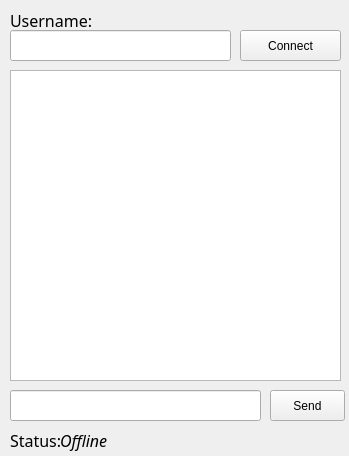
<?xml version="1.0" encoding="UTF-8"?>
<ui version="4.0">
 <class>MainWindow</class>
 <widget class="QMainWindow" name="MainWindow">
  <property name="geometry">
   <rect>
    <x>0</x>
    <y>0</y>
    <width>349</width>
    <height>456</height>
   </rect>
  </property>
  <property name="windowTitle">
   <string>Corporative Chat 1.0</string>
  </property>
  <widget class="QWidget" name="centralwidget">
   <widget class="QLineEdit" name="messageLineEdit">
    <property name="geometry">
     <rect>
      <x>10</x>
      <y>390</y>
      <width>251</width>
      <height>31</height>
     </rect>
    </property>
   </widget>
   <widget class="QListView" name="messageList">
    <property name="geometry">
     <rect>
      <x>10</x>
      <y>70</y>
      <width>331</width>
      <height>311</height>
     </rect>
    </property>
   </widget>
   <widget class="QPushButton" name="sendButton">
    <property name="geometry">
     <rect>
      <x>270</x>
      <y>390</y>
      <width>75</width>
      <height>31</height>
     </rect>
    </property>
    <property name="text">
     <string>Send</string>
    </property>
   </widget>
   <widget class="QLineEdit" name="userLineEdit">
    <property name="geometry">
     <rect>
      <x>10</x>
      <y>30</y>
      <width>221</width>
      <height>31</height>
     </rect>
    </property>
   </widget>
   <widget class="QPushButton" name="connectButton">
    <property name="geometry">
     <rect>
      <x>240</x>
      <y>30</y>
      <width>101</width>
      <height>31</height>
     </rect>
    </property>
    <property name="text">
     <string>Connect</string>
    </property>
   </widget>
   <widget class="QLabel" name="statusLabel">
    <property name="geometry">
     <rect>
      <x>10</x>
      <y>430</y>
      <width>61</width>
      <height>21</height>
     </rect>
    </property>
    <property name="font">
     <font>
      <family>Trebuchet MS</family>
      <pointsize>12</pointsize>
     </font>
    </property>
    <property name="text">
     <string>Status:</string>
    </property>
   </widget>
   <widget class="QLabel" name="onlineLabel">
    <property name="geometry">
     <rect>
      <x>60</x>
      <y>430</y>
      <width>61</width>
      <height>21</height>
     </rect>
    </property>
    <property name="font">
     <font>
      <family>Trebuchet MS</family>
      <pointsize>12</pointsize>
      <italic>true</italic>
      <bold>false</bold>
     </font>
    </property>
    <property name="text">
     <string>Offline</string>
    </property>
   </widget>
   <widget class="QLabel" name="label">
    <property name="geometry">
     <rect>
      <x>10</x>
      <y>10</y>
      <width>81</width>
      <height>21</height>
     </rect>
    </property>
    <property name="font">
     <font>
      <family>Trebuchet MS</family>
      <pointsize>12</pointsize>
     </font>
    </property>
    <property name="text">
     <string>Username:</string>
    </property>
   </widget>
   <zorder>statusLabel</zorder>
   <zorder>messageLineEdit</zorder>
   <zorder>messageList</zorder>
   <zorder>sendButton</zorder>
   <zorder>userLineEdit</zorder>
   <zorder>connectButton</zorder>
   <zorder>onlineLabel</zorder>
   <zorder>label</zorder>
  </widget>
 </widget>
 <resources/>
 <connections/>
</ui>
